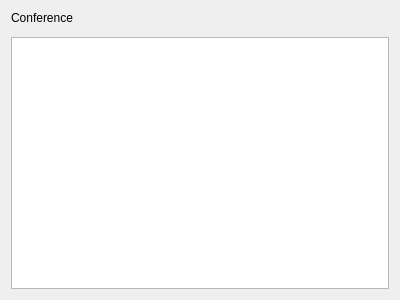
<?xml version="1.0" encoding="UTF-8"?>
<ui version="4.0">
 <class>ConferenceWidget</class>
 <widget class="QWidget" name="ConferenceWidget">
  <property name="geometry">
   <rect>
    <x>0</x>
    <y>0</y>
    <width>400</width>
    <height>300</height>
   </rect>
  </property>
  <property name="windowTitle">
   <string notr="true">Form</string>
  </property>
  <property name="qss_tags" stdset="0">
   <stringlist notr="true">
    <string>xlet_frame</string>
   </stringlist>
  </property>
  <layout class="QVBoxLayout" name="verticalLayout">
   <item>
    <widget class="QLabel" name="conference_label">
     <property name="text">
      <string>Conference</string>
     </property>
     <property name="indent">
      <number>0</number>
     </property>
     <property name="qss_tags" stdset="0">
      <stringlist notr="true">
       <string>xlet_h1</string>
      </stringlist>
     </property>
    </widget>
   </item>
   <item>
    <widget class="HorizontalMenu" name="menu" native="true"/>
   </item>
   <item>
    <widget class="QStackedWidget" name="conference_tables">
     <property name="lineWidth">
      <number>0</number>
     </property>
     <property name="currentIndex">
      <number>1</number>
     </property>
     <widget class="QWidget" name="list_page">
      <layout class="QVBoxLayout" name="verticalLayout_3">
       <property name="spacing">
        <number>0</number>
       </property>
       <property name="leftMargin">
        <number>0</number>
       </property>
       <property name="topMargin">
        <number>0</number>
       </property>
       <property name="rightMargin">
        <number>0</number>
       </property>
       <property name="bottomMargin">
        <number>0</number>
       </property>
       <item>
        <widget class="ConferenceListView" name="list_table"/>
       </item>
      </layout>
     </widget>
     <widget class="QWidget" name="room_page">
      <layout class="QVBoxLayout" name="verticalLayout_2">
       <property name="spacing">
        <number>0</number>
       </property>
       <property name="leftMargin">
        <number>0</number>
       </property>
       <property name="topMargin">
        <number>0</number>
       </property>
       <property name="rightMargin">
        <number>0</number>
       </property>
       <property name="bottomMargin">
        <number>0</number>
       </property>
       <item>
        <widget class="ConferenceRoomView" name="room_table"/>
       </item>
      </layout>
     </widget>
    </widget>
   </item>
  </layout>
 </widget>
 <customwidgets>
  <customwidget>
   <class>HorizontalMenu</class>
   <extends>QWidget</extends>
   <header location="global">xletlib/horizontal_menu.h</header>
   <container>1</container>
  </customwidget>
  <customwidget>
   <class>ConferenceListView</class>
   <extends>QTableView</extends>
   <header location="global">xlets/conference/conference_list_view.h</header>
  </customwidget>
  <customwidget>
   <class>ConferenceRoomView</class>
   <extends>QTableView</extends>
   <header location="global">xlets/conference/conference_room_view.h</header>
  </customwidget>
 </customwidgets>
 <resources/>
 <connections/>
</ui>
